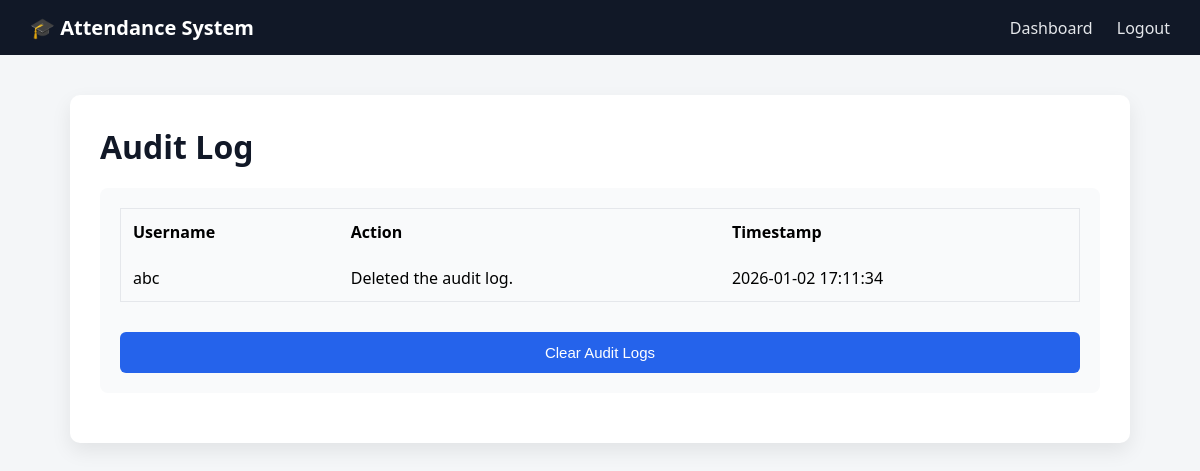
/audit_log (signed in), run on the app's committed database.
### tables this page shows
CREATE TABLE audit_log(id INTEGER PRIMARY KEY AUTOINCREMENT, username TEXT NOT NULL, action TEXT NOT NULL, timestamp DATETIME NOT NULL );

### students.py (the view)
@students_bp.route('/audit_log')
@login_required
@role_required('admin')
def audit_log():
    db = get_db()
    cur = db.cursor()
    cur.execute("SELECT * FROM audit_log")
    rows = cur.fetchall()
    return render_template('audit_log.html',rows=rows)

### database.py (called while the page is built)
def get_db():
    if 'db' not in g:
        g.db = sqlite3.connect(DATABASE , timeout = 10,check_same_thread = False)
        g.db.row_factory = sqlite3.Row
    return g.db

### templates/audit_log.html (shortened to what this page needs)
{% extends "base.html" %}
{% block content %}
<h1 style="margin-bottom:20px;">Audit Log</h1>
<div class="card">
    {% if rows %}
        <table width="100%" cellpadding="12" cellspacing="0"
               style="border-collapse:collapse; border:1px solid #e5e7eb;">
            <thead style="background:#f9fafb;">
                <tr>
                    <th align="left">Username</th>
                    <th align="left">Action</th>
                    <th align="left">Timestamp</th>
                </tr>
            </thead>
            <tbody>
                {% for row in rows %}
                <tr style="border-bottom:1px solid #e5e7eb;">
                    <td>{{ row['username'] }}</td>
                    <td>{{ row['action'] }}</td>
                    <td>{{ row['timestamp'] }}</td>
                </tr>
                {% endfor %}
            </tbody>
        </table>
    {% else %}
        <p style="padding:20px; text-align:center; color:#6b7280;">
            No audit logs found.
        </p>
    {% endif %}
    {% if session.get('role') == 'admin' %}
        <form method="POST"
              action="{{ url_for('students.clear_auditlog') }}"
              onsubmit="return confirm('This will permanently delete all audit logs. Continue?');"
              style="text-align: right; margin-top: 20px;">
            <button class="danger-btn">
                Clear Audit Logs
            </button>
        </form>
    {% endif %}
</div>
{% endblock %}

### templates/base.html (style rules this page uses)
body { margin: 0; font-family: "Segoe UI", Tahoma, Geneva, Verdana, sans-serif; background: #f4f6f8; }
h1 { margin-top: 0; color: #111827; }
input, button, select { width: 100%; padding: 12px; margin-top: 10px; border-radius: 6px; border: 1px solid #d1d5db; font-size: 15px; }
button { background: #2563eb; color: white; border: none; cursor: pointer; }
.card { background: #f9fafb; padding: 20px; border-radius: 8px; margin-bottom: 20px; }

### data on the page
audit_log: username "abc", action "Deleted the audit log.", timestamp "2026-01-02 17:11:34"
